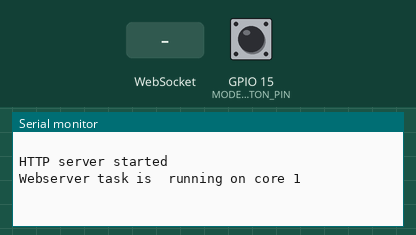
A sketch run on a simulated ESP32. On the bench: the last lines printed to the serial monitor. The inputs (shaded band) are chosen by the test bench; at power-on: GPIO 15 (MODE_BUTTON_PIN) HIGH. WiFi joins after 1.5 s; servers stay silent unless stated; I2S audio is not simulated (input reads silence).

Above: at 3.4 s.
3.5 s: GPIO 15 (MODE_BUTTON_PIN) pulled LOW for 0.15 s
At 4.8 s:
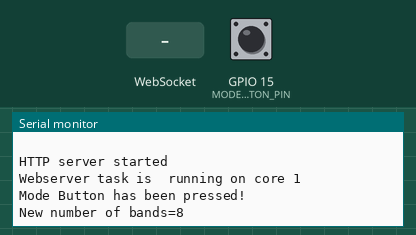
5.1 s: WebSocket text "1" received
At 5.9 s:
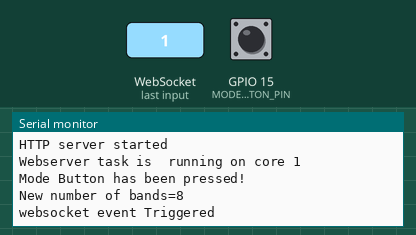
6.6 s: GPIO 15 (MODE_BUTTON_PIN) pulled LOW for 1 s
At 9.1 s:
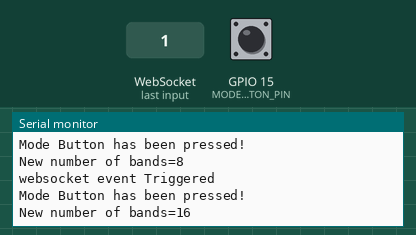

Measured:
- after the input at 3.5 s, the serial monitor: prints a new line after 0.17 s (image 1)
- after the input at 5.1 s, the serial monitor: prints a new line at once (image 2)
- after the input at 6.6 s, the serial monitor: prints a new line after 1.0 s (image 3)

The sketch:

Webspector.ino
```cpp
#define VERSION     "V1.1"
//general libaries
#include <arduinoFFT.h>                                 //libary for FFT analysis
#include <EasyButton.h>                                 //libary for handling buttons

//included files
#include "I2SPLUGIN.h"                                  //Setting up the ADC for I2S interface ( very fast readout)
#include "FFT.h"                                        //some things for selecting the correct arrays for each number of bands
#include "Settings.h"                                   // your general settings
#include "Webstuf.h"                                    //This is the actual webpage housed in a variable


//libaries for webinterface
#include <WiFi.h>
#include <WebServer.h>
#include <WebSocketsServer.h>
#include <Ticker.h>
#include <WiFiManager.h>                                //The magic setup for wifi! If you need to setup your WIFI, hold the mode button during boot up.


int numBands = 64;                                      // Default number of bands. change it by pressing the mode button

//************* web server setup *************************************************************************************************************************
TaskHandle_t WebserverTask;                             // setting up the task handler for webserver                                                  //**
bool      webtoken =          false;                    // this is a flag so that the webserver noise when the other core has new data                //**
WebServer server(80);                                   // more webserver stuff                                                                       //**
WiFiManager wm;                                         // Wifi Manager init                                                                          //**
WebSocketsServer webSocket = WebSocketsServer(81);      // Adding a websocket to the server                                                           //**
//************* web server setup end**********************************************************************************************************************

//*************Button setup ******************************************************************************************************************************
EasyButton ModeBut(MODE_BUTTON_PIN);                    //defining the button                                                                         //**
// Mode button 1 short press                                                                                                                          //**
// will result in changing the number of bands                                                                                                        //**
void onPressed() {                                                                                                                                    //**
  Serial.println("Mode Button has been pressed!");                                                                                                    //**
  if (numBands == 8)numBands = 16;                                                                                                                    //**
  else if (numBands == 16)numBands = 24;                                                                                                              //**
  else if (numBands == 24)numBands = 32;                                                                                                              //**
  else if (numBands == 32)numBands = 64;                                                                                                              //**
  else if (numBands == 64)numBands = 8;                                                                                                               //**
  SetNumberofBands(numBands);                                                                                                                         //**
  Serial.printf("New number of bands=%d\n", numBands);                                                                                                //**
}                                                                                                                                                     //**
//*************Button setup end***************************************************************************************************************************

void setup() {

  //create a task that will be executed in the Task1code() function, with priority 1 and executed on core 0
  // this will run the webinterface datatransfer.
  xTaskCreatePinnedToCore(
    Task1code,                                          /* Task function. */
    "WebserverTask",                                    /* name of task. */
    10000,                                              /* Stack size of task */
    NULL,                                               /* parameter of the task */
    4,                                                  /* priority of the task */
    &WebserverTask,                                     /* Task handle to keep track of created task */
    0);                                                 /* pin task to core 0 */

  delay(500);
  Serial.begin(115200);
  Serial.println("Setting up Audio Input I2S");
  setupI2S();
  delay(100);
  i2s_adc_enable(I2S_NUM_0);
  Serial.println("Audio input setup completed");
  ModeBut.onPressed(onPressed);


  if (digitalRead(MODE_BUTTON_PIN) == 0) {              //reset saved settings is mode button is pressed and hold during startup
    Serial.println("button pressed on startup, WIFI settings will be reset");
    wm.resetSettings();
  }


  wm.setConfigPortalBlocking(false);                    //Try to connect WiFi, then create AP but if no success then don't block the program
                                                        // If needed, it will be handled in core 0 later
  wm.autoConnect("ESP32_AP", "");

  Serial.println(Projectinfo);                          // print some info about the project
  server.on("/", []() {                                 // this will load the actual html webpage to be displayed
    server.send_P(200, "text/html", webpage);
  });

  server.begin();                                       // now start the server
  Serial.println("HTTP server started");
  webSocket.begin();
  webSocket.onEvent(webSocketEvent);
  SetNumberofBands(numBands);
}

void loop() {
  size_t bytesRead = 0;
  int TempADC = 0;
  ModeBut.read();

  //############ Step 1: read samples from the I2S Buffer ##################
  i2s_read(I2S_PORT,
           (void*)samples,
           sizeof(samples),
           &bytesRead,   // workaround This is the actual buffer size last half will be empty but why?
           portMAX_DELAY); // no timeout

  if (bytesRead != sizeof(samples)) {
    Serial.printf("Could only read %u bytes of %u in FillBufferI2S()\n", bytesRead, sizeof(samples));
  }

  //############ Step 2: compensate for Channel number and offset, safe all to vReal Array   ############
  for (uint16_t i = 0; i < ARRAYSIZE(samples); i++) {
    vReal[i] = offset - samples[i];
    vImag[i] = 0.0; //Imaginary part must be zeroed in case of looping to avoid wrong calculations and overflows
  }


  //############ Step 3: Do FFT on the VReal array  ############
  // compute FFT
  FFT.DCRemoval();
  FFT.Windowing(vReal, SAMPLEBLOCK, FFT_WIN_TYP_HAMMING, FFT_FORWARD);
  FFT.Compute(vReal, vImag, SAMPLEBLOCK, FFT_FORWARD);
  FFT.ComplexToMagnitude(vReal, vImag, SAMPLEBLOCK);
  FFT.MajorPeak(vReal, SAMPLEBLOCK, samplingFrequency);
  for (int i = 0; i < numBands; i++) {
    FreqBins[i] = 0;
  }
  //############ Step 4: Fill the frequency bins with the FFT Samples ############
  for (int i = 2; i < SAMPLEBLOCK / 2; i++) {
    if (vReal[i] > NoiseTresshold) {
      int freq = BucketFrequency(i);
      int iBand = 0;
      while (iBand < numBands) {
        if (freq < BandCutoffTable[iBand])break;
        iBand++;
      }
      if (iBand > numBands)iBand = numBands;
      FreqBins[iBand] += vReal[i];
    }
  }


  //############ Step 5: Averaging and making it all fit on screen
  static float lastAllBandsPeak = 0.0f;
  float allBandsPeak = 0;
  for (int i = 0; i < numBands; i++) {
    if (FreqBins[i] > allBandsPeak) {
      allBandsPeak = FreqBins[i];
    }
  }
  if (allBandsPeak < 1)allBandsPeak = 1;
  allBandsPeak = max(allBandsPeak, ((lastAllBandsPeak * (GAIN_DAMPEN - 1)) + allBandsPeak) / GAIN_DAMPEN); // Dampen rate of change a little bit on way down
  lastAllBandsPeak = allBandsPeak;
  if (allBandsPeak < 80000)allBandsPeak = 80000;
  for (int i = 0; i < numBands; i++)FreqBins[i] /= (allBandsPeak * 1.0f);
  webtoken = true;                  // set marker so that other core can process data
} // loop end


// Return the frequency corresponding to the Nth sample bucket.  Skips the first two
// buckets which are overall amplitude and something else.
int BucketFrequency(int iBucket) {
  if (iBucket <= 1)return 0;
  int iOffset = iBucket - 2;
  return iOffset * (samplingFrequency / 2) / (SAMPLEBLOCK / 2);
}


void webSocketEvent(uint8_t num, WStype_t type, uint8_t * payload, size_t length) {
  // Do something with the data from the client
  if (type == WStype_TEXT) {
 Serial.println("websocket event Triggered");
  }
}

void SendData() {
  String json = "[";
  for (int i = 0; i < numBands; i++) {
    if (i > 0) {
      json += ", ";
    }
    json += "{\"bin\":";
    json += "\"" + labels[i] + "\"";
    json += ", \"value\":";
    json += String(FreqBins[i]);
    json += "}";
  }
  json += "]";
  webSocket.broadcastTXT(json.c_str(), json.length());
}


//Task1code: webserver runs on separate core so that WIFI low signal doesn't freeze up program on other core
void Task1code( void * pvParameters ) {
  delay(3000);
  Serial.print("Webserver task is  running on core ");
  Serial.println(xPortGetCoreID());
  int gHue = 0;
  for (;;) {
    wm.process();
    webSocket.loop();
    server.handleClient();
    if (webtoken == true) {
      SendData(); // webbrowser
      webtoken = false;
    }
  }
}
```

FFT.h
```cpp
#pragma once

String labels[65];
int BandCutoffTable[65];
//int loopcounter=0;
//double bndcounter[64];
static int BandCutoffTable8[8] =
{
  100, 250, 500, 1000, 2000, 4000, 8000, 16000
};

String labels8[] =
{
  "100", "250", "500", "1K", "2K", "4K", "8K", "16K"
};

static int BandCutoffTable16[16] =
{
  30, 50, 100, 150, 250, 400, 650, 1000, 1600, 2500, 4000, 6000, 12000, 14000, 16000, 17000
};

String labels16[] =
{
  "30", "50", "100", "150", "250", "400", "650", "1K",
  "1K6", "2K5" , "4K", "6K", "12K", "14K", "16K", "17K"
};

static int BandCutoffTable24[24] =
{
  40, 80, 150, 220, 270, 320, 380, 440, 540, 630,  800, 1000, 1250, 1600, 2000, 2500, 3150,
  3800, 4200, 4800, 5400, 6200, 7400, 12500
};

String labels24[] =
{
  "40", "80", "150", "220", "270", "320", "380", "440",
  "540", "630", " 800", "1000", "1250", "1600", "2000", "2500",
  "3150", "3800", "4200", "4800", "5400", "6200", "7400", "12500"
};

static int BandCutoffTable32[32] =
{
  45, 90, 130, 180, 220, 260, 310, 350,
  390, 440, 480, 525, 650, 825, 1000, 1300,
  1600, 2050, 2500, 3000, 4000, 5125, 6250, 9125,
  12000, 13000, 14000, 15000, 16000, 16500, 17000, 17500
};

String labels32[] =
{
  "45", "90", "130", "180", "220", "260", "310", "350",
  "390", "440", "480", "525", "650", "825", "1K", "1K3",
  "1K6", "2K05", "2K5", "3K", "4K", "5125", "6250", "9125",
  "12K", "13K", "14K", "15K", "16K", "16K5", "17K", "17K5"
};

static int BandCutoffTable64[64] =
{
  45, 90, 130, 180, 220, 260, 310, 350
  , 390, 440, 480, 525, 565, 610, 650, 690
  , 735, 780, 820, 875, 920, 950, 1000, 1050
  , 1080, 1120, 1170, 1210, 1250, 1300, 1340, 1380
  , 1430, 1470, 1510, 1560, 1616, 1767, 1932, 2113
  , 2310, 2526, 2762, 3019, 3301, 3610, 3947, 4315
  , 4718, 5159, 5640, 6167, 6743, 7372, 8061, 8813
  , 9636, 10536, 11520, 12595, 13771, 15057, 16463, 18000

};

String labels64[] =
{
  "45", "90", "130", "180", "220", "260", "310", "350",
  "390", "440", "480", "525", "565", "610", "650", "690",
  "735", "780", "820", "875", "920", "950", "1000", "1050",
  "1080", "1120", "1170", "1210", "1250", "1300", "1340", "1380",
  "1430", "1470", "1510", "1560", "1616", "1767", "1932", "2113",
  "2310", "2526", "2762", "3019", "3301", "3610", "3947", "4315",
  "4718", "5159", "5640", "6167", "6743", "7372", "8061", "8813",
  "9636", "10536", "11520", "12595", "13771", "15057", "16463", "18K"
};


void SetNumberofBands(int bandnumber) {
  switch (bandnumber)
  {
    case 8:
      for (int x = 0; x < bandnumber; x++)
      {
        BandCutoffTable[x] = BandCutoffTable8[x];
        labels[x] = labels8[x];
      }
      break;

    case 16:
      for (int x = 0; x < bandnumber; x++)
      {
        BandCutoffTable[x] = BandCutoffTable16[x];
        labels[x] = labels16[x];
      }
      break;

    case 24:
      for (int x = 0; x < bandnumber; x++)
      {
        BandCutoffTable[x] = BandCutoffTable24[x];
        labels[x] = labels24[x];
      }

      break;

    case 32:
      for (int x = 0; x < bandnumber; x++)
      {
        BandCutoffTable[x] = BandCutoffTable32[x];
        labels[x] = labels32[x];
      }

      break;
    case 64:
      for (int x = 0; x < bandnumber; x++)
      {
        BandCutoffTable[x] = BandCutoffTable64[x];
        labels[x] = labels64[x];
      }

      break;
  }

}
```

I2SPLUGIN.h
```cpp
#pragma once
#include <driver/i2s.h>
#include <driver/adc.h>

//Settings
const int samplingFrequency = 44100;
const int SAMPLEBLOCK = 1024;
const i2s_port_t I2S_PORT = I2S_NUM_0;

void setupI2S() {
  Serial.println("Configuring I2S...");
  esp_err_t err;

  // The I2S config as per the example
  const i2s_config_t i2s_config = {
    .mode = (i2s_mode_t)(I2S_MODE_MASTER | I2S_MODE_RX | I2S_MODE_ADC_BUILT_IN),
    .sample_rate = samplingFrequency,
    .bits_per_sample = I2S_BITS_PER_SAMPLE_16BIT, // could only get it to work with 32bits
    .channel_format = I2S_CHANNEL_FMT_ONLY_LEFT, // although the SEL config should be left, it seems to transmit on right
    .communication_format = I2S_COMM_FORMAT_I2S_MSB,
    .intr_alloc_flags = ESP_INTR_FLAG_LEVEL1,     // Interrupt level 1
    .dma_buf_count = 2,                           // number of buffers
    .dma_buf_len = SAMPLEBLOCK,                     // samples per buffer
    .use_apll = false,
    .tx_desc_auto_clear = false,
    .fixed_mclk = 0
  };


  // Configuring the I2S driver and pins.
  // This function must be called before any I2S driver read/write operations.

    // ADC input configuration
    adc1_config_width(ADC_WIDTH_BIT_12);
    adc1_config_channel_atten(ADC1_CHANNEL_0, ADC_ATTEN_DB_11); // Set the attenuation level for the ADC channel

    // I2S driver installation and configuration
    err = i2s_driver_install(I2S_NUM_0, &i2s_config, 0, NULL);
    if (err != ESP_OK) {
        Serial.printf("Failed installing driver: %d\n", err);
        while (true);
    }

    err = i2s_set_adc_mode(ADC_UNIT_1, ADC1_CHANNEL_0);
    if (err != ESP_OK) {
        Serial.printf("Failed setting up adc mode: %d\n", err);
        while (true);
    }

    Serial.println("I2S driver installed.");
}
```

Webstuf.h
```cpp
#pragma once

// Serving a web page (from flash memory)
// formatted as a string literal!
char webpage[] PROGMEM = R"=====(
<html>
<!-- Adding a data chart using Chart.js -->
<head>
  <script src='https://cdnjs.cloudflare.com/ajax/libs/Chart.js/2.5.0/Chart.min.js'></script>

</head>
<body onload="javascript:init()">
<style>

</style>
<h2>Analog Spectrum Analyzer</h2>
<div>
  <canvas id="chart" width="1200" height="800" style="background: url('');  background-repeat: no-repeat;background-position-x: center;;background-position-y: center;"></canvas>
</div>
<!-- Adding a websocket to the client (webpage) -->
<script>
  var webSocket, dataPlot;
  var maxDataPoints = 20;
  const maxValue = 1;//200000000;
  const maxLow = maxValue * 0.6;
  const maxMedium = maxValue * 0.3;
  const maxHigh = maxValue * 0.1;
const image = new Image();
image.src = 'https://www.chartjs.org/img/chartjs-logo.svg';

  function init() {
    webSocket = new WebSocket('ws://' + window.location.hostname + ':81/');
    dataPlot = new Chart(document.getElementById("chart"), {
      type: 'bar',
      data: {
        labels: [],
        datasets: [{
          data: [],
          label: "Low",
          backgroundColor: "green",//"#D6E9C6"
          borderColor:"black",
          borderWidth: 3
        },
        {
          data: [],
          label: "Moderate",
          backgroundColor: "yellow", //"#FAEBCC"
          borderColor:"black",
          borderWidth: 3
        },
        {
          data: [],
          label: "High",
          backgroundColor: "red", //"#EBCCD1"
          borderColor:"black",
          borderWidth: 3
        },
        ]
      },
      options: {
          responsive: false,
          animation: false,
          scales: {
              xAxes: [{ stacked: true }],
              yAxes: [{
                  display: true,
                  stacked: true,
                  ticks: {
                    beginAtZero: true,
                    steps: 1000,
                    stepValue: 50,
                    max: maxValue
                  }
              }]
           }
       }
    });


    webSocket.onmessage = function(event) {
      var data = JSON.parse(event.data);
      dataPlot.data.labels = [];
      dataPlot.data.datasets[0].data = [];
      dataPlot.data.datasets[1].data = [];
      dataPlot.data.datasets[2].data = [];

      data.forEach(function(element) {
        dataPlot.data.labels.push(element.bin);
        var lowValue = Math.min(maxLow, element.value);
        dataPlot.data.datasets[0].data.push(lowValue);

        var mediumValue = Math.min(Math.max(0, element.value - lowValue), maxMedium);
        dataPlot.data.datasets[1].data.push(mediumValue);

        var highValue = Math.max(0, element.value - lowValue - mediumValue);
        dataPlot.data.datasets[2].data.push(highValue);

      });
      dataPlot.update();
    }
  }

</script>


</body>
</html>
)=====";
```

Source omitted: Settings.h (2370 bytes)
